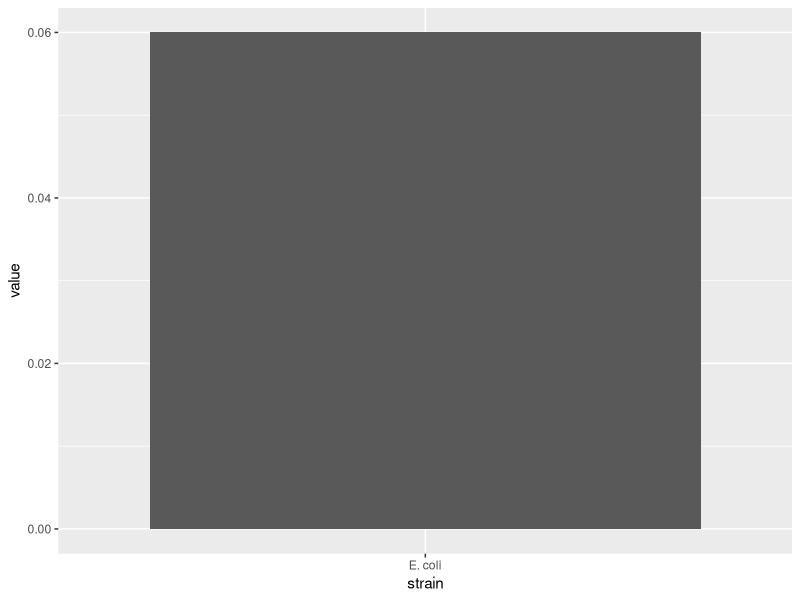

Source code (R):
## ---- chunk 1

knitr::kable(
  igem_team <- data.frame(id = "1",
             team_name = "Nottingham",
             project = "Engineer a phage which will infect C. difficile and express genetic constructs designed to suppress toxin production.",
             year = "2018",
             wiki = "http://2018.igem.org/Team:Nottingham")
  )

## ---- chunk 2

knitr::kable(
  igem_part <- data.frame(id = 1:4,
             BBid = c("BBa_J23119",
                      "BBa_K2715010",
                      "BBa_E0040",
                      "-"),
             type = c("Promoter",
                      "RBS",
                      "GFP",
                      "Terminator"),
             link = c("http://parts.igem.org/Part:BBa_J23119",
                      "http://parts.igem.org/Part:BBa_K2715010",
                      "http://parts.igem.org/Part:BBa_E0040",
                      "-"),
             backbone = rep("pMTL84151", 4),
             device_id = paste0("D", sprintf("%04d", rep(1, 4))),
             team_name = rep("Nottingham", 4),
             user = rep("sb.h", 4))
  )

## ---- chunk 3

knitr::kable(
  igem_obs <- data.frame(id = 1,
                         strain = c("E. coli"),
                         indc = c("-"),
                         conc = c(NA),
                         conunit = c(NA),
                         value = c(0.06),
                         valunit = c("uM Fluorescein/OD"),
                         incubhr = 6,
                         incubtemp = "37",
                         device_id = paste0("D", sprintf("%04d", 1)),
                         link = c("http://parts.igem.org/Part:BBa_K2715119"))
  )

## ---- chunk 4
library(dplyr)
library(ggplot2)
## ---- chunk 5

knitr::kable(
  igem_promoter <- left_join(igem_part, igem_team, by = "team_name") %>% 
  left_join(igem_obs, by = "device_id")
)

## ---- chunk 6

plot_data <- filter(igem_promoter, BBid == "BBa_J23119") %>% 
  select(strain, conc, value) %>% 
  mutate(strain = as.factor(strain), conc = as.factor(conc))

ggplot(plot_data, aes(x = strain, y = value)) +
  geom_bar(stat = 'identity')

